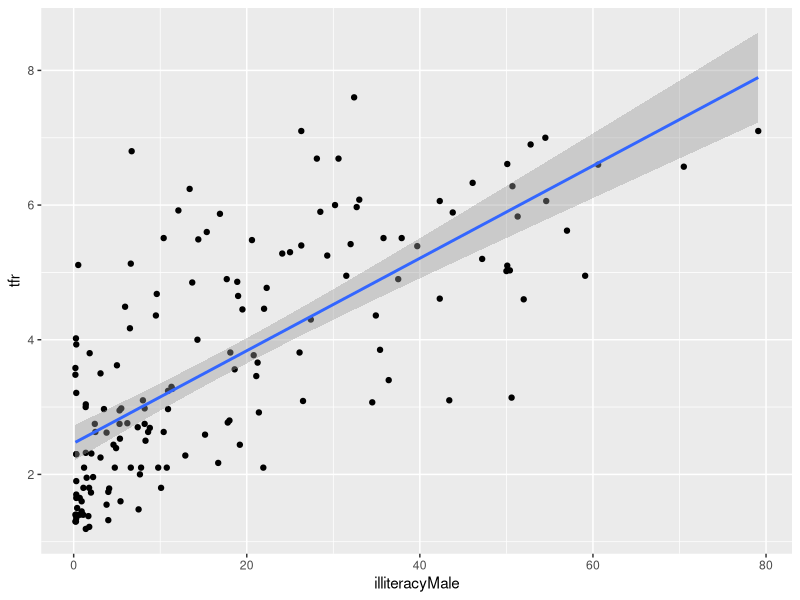
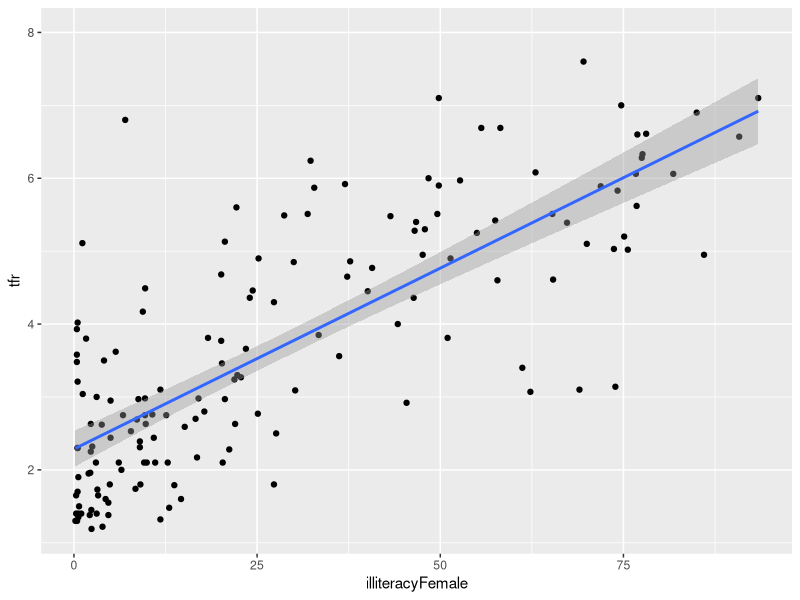

The R source for these figures, in order:
## ---- chunk 1
knitr::opts_chunk$set(echo = TRUE, eval = F)
## ---- chunk 2
library(tidyverse)
countries = read.csv("data/countries.csv")
un <- read.table("data/UnitedNations.txt") # you will need to download as .txt the UnitedNations data set
## ---- chunk 3

browseURL("https://sociology-fa-cu.github.io/appliedregressioninr/course_data.html") 
# browseURL function enables to quickly open webpages from your script

## ---- chunk 4
# compute percapita_gdp
countries <-
  countries %>% mutate(percapita_gdp = (gdp*1000000) / population)

mod1 <- lm(percapita_gdp ~ uni_prc, data = countries)
summary(mod1)

"This model is not very nice to intepret at its face value. It says that percapita GDP of a country with no university educated people is -26404 EUR. A non-sensical value which result from the fact that there are no countries without university educated people (yet we extrapolate to such hypothetical countires). It further says that the difference between the hypothetical countries with no uni educated and countries with all people having university degree is 197313 EUR. From this, we can easily calculate that the difference in percapita GDP between two countries which differ by 1 percentage point in their proportion of uni educated people is 1973 EUR (197313 / 100). The difference is statistically significant from 0."


mod2 <- lm(percapita_gdp ~ uni_prc + dem_index, data = countries)
summary(mod2)

"The difference in per-capita GDP between countries which differ by one point in their democratic index (ten point scale) AND have the same proportion of university educated is 16310 EUR on average. This is a huge difference substantially and it is also statistically significant. Notice that the coefficient for 'uni_prc' went down dramatically to only 34543 EUR. In other words, for two countries with the same democratic index and differing by 1 percentage point in their proportion of university educated, the difference in per capita GDP only 345 EUR, a number which is likely some random noise given the broad standard errors."

  
## ---- chunk 5
un %>% glimpse() # when inspecting the dataset, you will notice there are two variables for illiteracy - one for males and one for females. Let's see what happens when we use the male illiteracy, the female illiteracy and when we use both.

mod3 <- lm(tfr ~ illiteracyMale, data = un)
summary(mod3)

"Male illiteracy is a fairly strong predictor of total fertility rate. For each percetnage point of male illiteracy, total fertility rate goes up by 0.068 children per woman. In other words, if two countries differ by 15 (1/0.068) percentage points in male illiteracy, the one with more illiteracy is expected to have 1 more child born per woman."

ggplot(aes(x=illiteracyMale, y = tfr), data = un) + geom_point() + geom_smooth(method="lm")


mod4 <- lm(tfr ~ illiteracyFemale, data = un)
summary(mod4)

"A similar story with slightly different numbers unfolds for female illitaracy, only the beta is a bit smaller."

ggplot(aes(x=illiteracyFemale, y = tfr), data = un) + geom_point() + geom_smooth(method="lm")

mod5 <- lm(tfr ~ illiteracyMale + illiteracyFemale, data = un)
summary(mod5)

"A peculiar thing happnes when we use both. The male illiteracy stops being statistically significant. We know that regression coefficients in MLR are in part dependent on other predictors in the model. This, however, is an extreme example. When two variables are very strongly correlated, like male and female illiteracy, it becomes difficult for the regression analysis to evaluate their independent (net) effect. This is called multicolinearity and we will address this issue in more detail later in the course. Generally, it is better to just use on of the two variables in the final model as the second one, while being a strong predictor in simple linear model, adds (almost) no new information."


cor(un$illiteracyFemale, un$illiteracyMale, use = "complete") # correlation is extreamly high between the two predictors


# You may have decided to center the variables:
un <-
  un %>% mutate(imc = illiteracyMale - mean(illiteracyMale, na.rm = TRUE),
                ifc = illiteracyFemale - mean(illiteracyFemale, na.rm=TRUE))

mod6 <- lm(tfr ~ imc + ifc, data = un)
summary(mod6)
